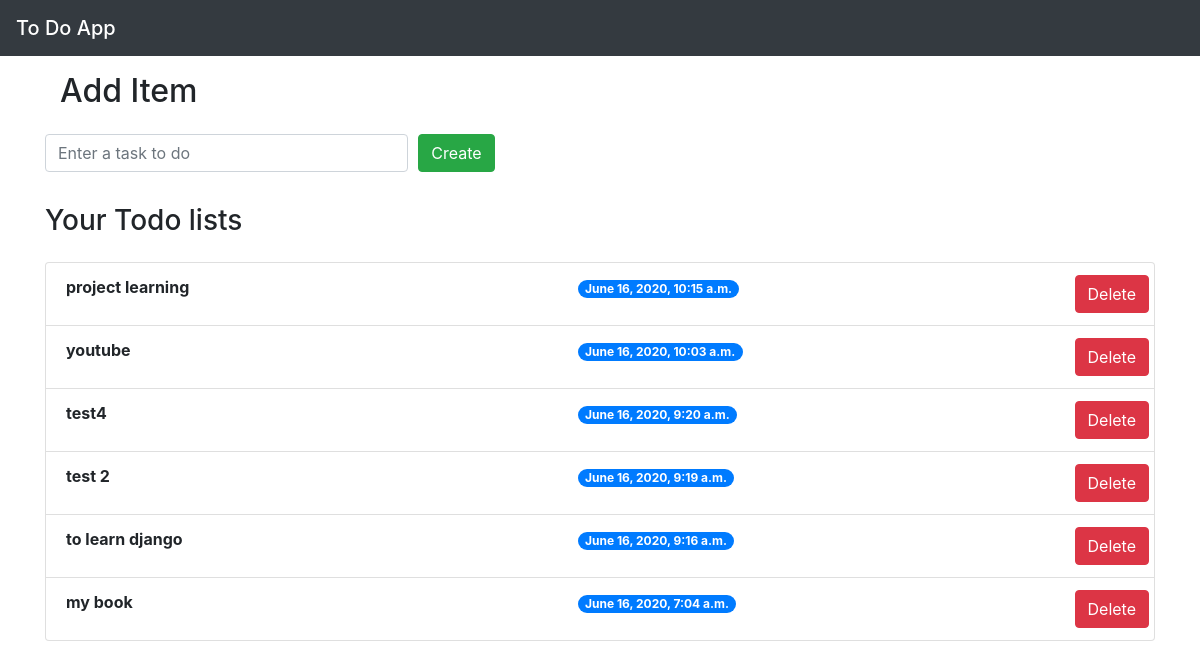
The page / on the database its author committed.
### main/models.py (models this page shows)
class Todo(models.Model):
    added_date = models.DateTimeField()
    text = models.CharField(max_length=500)

### main/views.py (the view)
# urls.py: path('', views.home, name='home'),
def home(request):
    todo_items = Todo.objects.all().order_by('-added_date')
    return render(request, 'home.html',{'todo_items':todo_items})

### templates/home.html (shortened to what this page needs)
<!doctype html>
<html lang="en">
<head>
    <link rel="stylesheet" href="https://stackpath.bootstrapcdn.com/bootstrap/4.4.1/css/bootstrap.min.css"
>
</head>
<body>
    <nav class="navbar navbar-dark bg-dark">
        <span class="navbar-brand mb-0 h1">To Do App</span>
    </nav>
    <div class="container">
        <div class="col my-3">
            <h2>Add Item</h2>
        </div>
        <form action="add/" method="post">
            <div class="form-row align-items-center">
                <div class="col-md-4 mb-4">
                    <input type="text" name="content" class="form-control my-2" id="inlineFormInput"
                        placeholder="Enter a task to do">
                </div>
                <div class="col-md-1 mb-4">
                    <button type="submit" class="btn btn-success">Create</button>
                </div>
            </div>
        </form>
        <h3>Your Todo lists</h3>
        <div class="my-4">
            <ul class="list-group">
                {% for item in todo_items %}
                <li class="list-group-item">
                    <div class="row">
                        <div class="col"><b>{{item.text}}</b></div>
                        <div class="col">
                            <span class="badge badge-primary badge-pill mx-auto">{{item.added_date}}</span>
                        </div>
                        <div class="float-right">
                            <form action="delete/{{item.id}}/" method="post">
                                <button type="submit" class="btn btn-danger">Delete</button>
                            </form>
                        </div>
                    </div>
                </li>
                {% endfor %}
            </ul>
        </div>
    </div>
</body>
</html>

### rows shown on the page
Todo: text "project learning", added_date "June 16, 2020, 10:15 a.m."
Todo: text "youtube", added_date "June 16, 2020, 10:03 a.m."
Todo: text "test4", added_date "June 16, 2020, 9:20 a.m."
Todo: text "test 2", added_date "June 16, 2020, 9:19 a.m."
Todo: text "to learn django", added_date "June 16, 2020, 9:16 a.m."
Todo: text "my book", added_date "June 16, 2020, 7:04 a.m."
